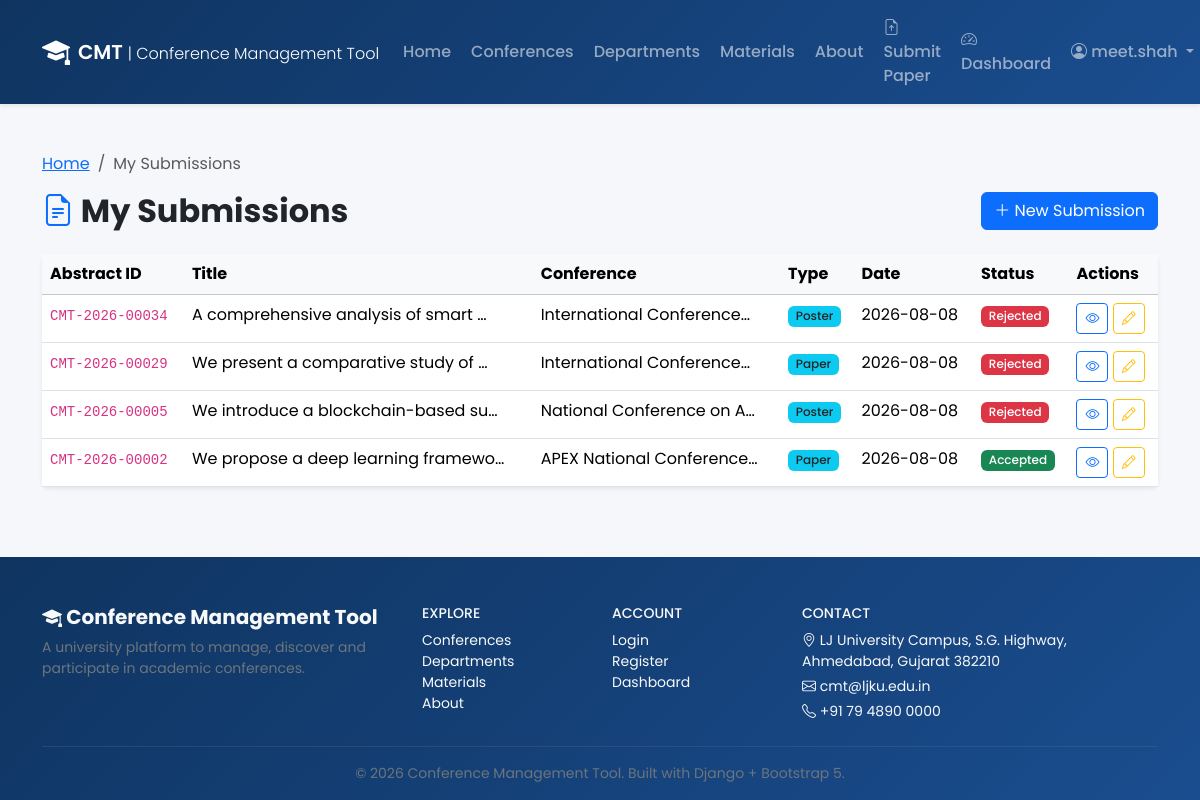
Screenshot of /submissions/ (signed in) with the database file from the repository.
### submissions/models.py (models this page shows, shortened)
class Submission(models.Model):
    class Status(models.TextChoices):
        SUBMITTED = 'SUBMITTED', 'Submitted'
        UNDER_REVIEW = 'UNDER_REVIEW', 'Under Review'
        ACCEPTED = 'ACCEPTED', 'Accepted'
        REJECTED = 'REJECTED', 'Rejected'
        REVISION_REQUIRED = 'REVISION_REQUIRED', 'Revision Required'
        CAMERA_READY = 'CAMERA_READY', 'Camera Ready'
    class PresentationType(models.TextChoices):
        PAPER = 'PAPER', 'Paper'
        POSTER = 'POSTER', 'Poster'
    abstract_id = models.CharField(max_length=20, unique=True, blank=True)
    author = models.ForeignKey(User, on_delete=models.CASCADE, related_name='submissions')
    conference = models.ForeignKey(
        'conferences.Conference',
        on_delete=models.CASCADE,
        related_name='submissions',
    )
    title = models.CharField(max_length=300)
    abstract_text = models.TextField()
    keywords = models.CharField(max_length=300, blank=True)
    presentation_type = models.CharField(
        max_length=10, choices=PresentationType.choices, default=PresentationType.PAPER
    )
    paper_file = models.FileField(upload_to='papers/', blank=True, null=True)
    poster_file = models.FileField(upload_to='posters/', blank=True, null=True)
    status = models.CharField(max_length=20, choices=Status.choices, default=Status.SUBMITTED)
    remarks = models.TextField(blank=True)
    submitted_at = models.DateTimeField(auto_now_add=True)
    updated_at = models.DateTimeField(auto_now=True)
    objects = SubmissionQuerySet.as_manager()
    class Meta:
        ordering = ['-submitted_at']
    @property
    def status_badge_class(self):
        mapping = {
            self.Status.SUBMITTED: 'bg-info text-dark',
            self.Status.UNDER_REVIEW: 'bg-warning text-dark',
            self.Status.ACCEPTED: 'bg-success',
            self.Status.REJECTED: 'bg-danger',
            self.Status.REVISION_REQUIRED: 'bg-warning text-dark',
            self.Status.CAMERA_READY: 'bg-primary',
        }
        return mapping.get(self.status, 'bg-secondary')

### conferences/models.py (models this page shows, shortened)
class Conference(models.Model):
    class Status(models.TextChoices):
        PAST = 'PAST', 'Past'
        CURRENT = 'CURRENT', 'Current'
        UPCOMING = 'UPCOMING', 'Upcoming'
    title = models.CharField(max_length=300)
    code = models.CharField(max_length=30, unique=True, blank=True, help_text='Auto-generated conference code, e.g. CMT-2026-CSE-001')
    description = models.TextField()
    department = models.ForeignKey(
        Department,
        on_delete=models.SET_NULL,
        null=True,
        blank=True,
        related_name='conferences',
    )
    start_date = models.DateField()
    end_date = models.DateField()
    venue = models.CharField(max_length=300)
    organizer = models.CharField(max_length=200, blank=True)
    contact_email = models.EmailField(blank=True)
    contact_phone = models.CharField(max_length=20, blank=True)
    registration_deadline = models.DateField(null=True, blank=True)
    abstract_deadline = models.DateField(null=True, blank=True)
    paper_deadline = models.DateField(null=True, blank=True)
    registration_fee = models.DecimalField(max_digits=10, decimal_places=2, default=0)
    banner = models.ImageField(upload_to='banners/', blank=True, null=True)
    is_published = models.BooleanField(default=True)
    created_at = models.DateTimeField(auto_now_add=True)
    updated_at = models.DateTimeField(auto_now=True)
    class Meta:
        ordering = ['-start_date']

### submissions/views.py (the view)
# urls.py: path('', views.my_submissions, name='my_submissions'),
@login_required
def my_submissions(request):
    qs = Submission.objects.filter(author=request.user)
    return render(request, 'submissions/my_submissions.html', {'submissions': qs})

### accounts/context_processors.py (called while the page is built)
def profile_context(request):
    profile = None
    if request.user.is_authenticated:
        try:
            profile = request.user.profile
        except Profile.DoesNotExist:
            profile = None
    return {'user_profile': profile}

### templates/submissions/my_submissions.html (shortened to what this page needs)
{% extends 'base.html' %}
{% block content %}
<div class="container py-5">
    <nav aria-label="breadcrumb" class="mb-3">
        <ol class="breadcrumb">
            <li class="breadcrumb-item"><a href="{% url 'home' %}">Home</a></li>
            <li class="breadcrumb-item active">My Submissions</li>
        </ol>
    </nav>
    <div class="d-flex justify-content-between align-items-center mb-4">
        <h2 class="fw-bold mb-0"><i class="bi bi-file-earmark-text text-primary"></i> My Submissions</h2>
        <a href="{% url 'submission_create' %}" class="btn btn-primary"><i class="bi bi-plus-lg"></i> New Submission</a>
    </div>
    <div class="card border-0 shadow-sm">
        <div class="card-body p-0">
            <div class="table-responsive">
                <table class="table table-hover mb-0">
                    <thead class="table-light"><tr><th>Abstract ID</th><th>Title</th><th>Conference</th><th>Type</th><th>Date</th><th>Status</th><th>Actions</th></tr></thead>
                    <tbody>
                    {% for s in submissions %}
                    <tr>
                        <td><code>{{ s.abstract_id }}</code></td>
                        <td>{{ s.title|truncatechars:35 }}</td>
                        <td>{{ s.conference.title|truncatechars:25 }}</td>
                        <td><span class="badge bg-info text-dark">{{ s.get_presentation_type_display }}</span></td>
                        <td>{{ s.submitted_at|date:"Y-m-d" }}</td>
                        <td><span class="badge {{ s.status_badge_class }}">{{ s.get_status_display }}</span></td>
                        <td>
                            <a href="{% url 'submission_detail' pk=s.pk %}" class="btn btn-sm btn-outline-primary" title="View"><i class="bi bi-eye"></i></a>
                            <a href="{% url 'submission_update' pk=s.pk %}" class="btn btn-sm btn-outline-warning" title="Edit"><i class="bi bi-pencil"></i></a>
                        </td>
                    </tr>
                    {% empty %}
                    <tr><td colspan="7" class="text-center text-muted py-4"><i class="bi bi-inbox fs-2 d-block mb-2"></i>No submissions yet. <a href="{% url 'submission_create' %}">Create one</a>.</td></tr>
                    {% endfor %}
                    </tbody>
                </table>
            </div>
        </div>
    </div>
</div>
{% endblock %}

### templates/base.html (shortened to what this page needs)
{% load static %}
<!DOCTYPE html>
<html lang="en">
<head>
    <link href="https://cdn.jsdelivr.net/npm/bootstrap@5.3.3/dist/css/bootstrap.min.css" rel="stylesheet">
    <link href="https://cdn.jsdelivr.net/npm/bootstrap-icons@1.11.3/font/bootstrap-icons.min.css" rel="stylesheet">
    <link href="{% static 'css/style.css' %}" rel="stylesheet">
</head>
<body class="d-flex flex-column min-vh-100">
{% block navbar %}
<nav class="navbar navbar-expand-lg navbar-dark cmt-navbar shadow-sm sticky-top">
    <div class="container">
        <a class="navbar-brand fw-semibold d-flex align-items-center gap-2" href="{% url 'home' %}">
            <i class="bi bi-mortarboard-fill fs-3"></i>
            <span>CMT <small class="fw-light fs-6">| Conference Management Tool</small></span>
        </a>
        <div class="collapse navbar-collapse" id="navMain">
            <ul class="navbar-nav ms-auto align-items-lg-center gap-lg-1">
                <li class="nav-item"><a class="nav-link" href="{% url 'home' %}">Home</a></li>
                <li class="nav-item"><a class="nav-link" href="{% url 'conference_list' %}">Conferences</a></li>
                <li class="nav-item"><a class="nav-link" href="{% url 'department_list' %}">Departments</a></li>
                <li class="nav-item"><a class="nav-link" href="{% url 'materials_list' %}">Materials</a></li>
                <li class="nav-item"><a class="nav-link" href="{% url 'about' %}">About</a></li>
                {% if user.is_authenticated %}
                    <li class="nav-item"><a class="nav-link" href="{% url 'submission_create' %}"><i class="bi bi-file-earmark-arrow-up"></i> Submit Paper</a></li>
                    <li class="nav-item"><a class="nav-link" href="{% url 'dashboard_redirect' %}"><i class="bi bi-speedometer2"></i> Dashboard</a></li>
                    <li class="nav-item dropdown">
                        <a class="nav-link dropdown-toggle" data-bs-toggle="dropdown" href="#">
                            <i class="bi bi-person-circle"></i> {{ user.username }}
                        </a>
                    </li>
                {% else %}
                    <li class="nav-item"><a class="nav-link" href="{% url 'login' %}">Login</a></li>
                    <li class="nav-item"><a class="btn btn-light btn-sm ms-lg-2 text-primary fw-semibold" href="{% url 'register' %}">Register</a></li>
                {% endif %}
            </ul>
        </div>
    </div>
</nav>
{% endblock %}
<div class="flex-grow-1">
    {% block content %}{% endblock %}
</div>
<footer class="cmt-footer text-light mt-auto pt-5 pb-3">
    <div class="container">
        <div class="row gy-4">
            <div class="col-lg-4">
                <h5 class="fw-bold"><i class="bi bi-mortarboard-fill"></i> Conference Management Tool</h5>
                <p class="small text-secondary mb-0">A university platform to manage, discover and participate in academic conferences.</p>
            </div>
            <div class="col-6 col-lg-2">
                <h6 class="text-uppercase small">Explore</h6>
                <ul class="list-unstyled small">
                    <li><a class="text-light text-decoration-none" href="{% url 'conference_list' %}">Conferences</a></li>
                    <li><a class="text-light text-decoration-none" href="{% url 'department_list' %}">Departments</a></li>
                    <li><a class="text-light text-decoration-none" href="{% url 'materials_list' %}">Materials</a></li>
                    <li><a class="text-light text-decoration-none" href="{% url 'about' %}">About</a></li>
                </ul>
            </div>
            <div class="col-6 col-lg-2">
                <h6 class="text-uppercase small">Account</h6>
                <ul class="list-unstyled small">
                    <li><a class="text-light text-decoration-none" href="{% url 'login' %}">Login</a></li>
                    <li><a class="text-light text-decoration-none" href="{% url 'register' %}">Register</a></li>
                    <li><a class="text-light text-decoration-none" href="{% url 'dashboard_redirect' %}">Dashboard</a></li>
                </ul>
            </div>
            <div class="col-lg-4">
                <h6 class="text-uppercase small">Contact</h6>
                <p class="small mb-1"><i class="bi bi-geo-alt"></i> LJ University Campus, S.G. Highway, Ahmedabad, Gujarat 382210</p>
                <p class="small mb-1"><i class="bi bi-envelope"></i> cmt@ljku.edu.in</p>
                <p class="small mb-0"><i class="bi bi-telephone"></i> +91 79 4890 0000</p>
            </div>
        </div>
        <hr class="border-secondary my-3">
        <p class="small text-secondary text-center mb-0">&copy; {% now "Y" %} Conference Management Tool. Built with Django + Bootstrap 5.</p>
    </div>
</footer>
</body>
</html>

### static/css/style.css (style rules this page uses)
:root { --cmt-primary: #1a4d8f; --cmt-primary-dark: #0f3460; --cmt-accent: #2d6a4f; --cmt-light: #f8f9fa; }
body { font-family: 'Poppins', sans-serif; background-color: #f5f7fa; }
.cmt-navbar { background: linear-gradient(135deg, var(--cmt-primary-dark), var(--cmt-primary)); }
.cmt-navbar .nav-link { font-weight: 500; transition: color 0.2s; }
.cmt-footer { background: linear-gradient(135deg, #0f3460, #1a4d8f); }
.badge { font-weight: 500; }

### rows the page displays
Submission: abstract_id "CMT-2026-00034", title "A comprehensive analysis of smart …", conference "International Conference…", presentation_type "Poster", submitted_at "2026-08-08", status "Rejected"
Submission: abstract_id "CMT-2026-00029", title "We present a comparative study of …", conference "International Conference…", presentation_type "Paper", submitted_at "2026-08-08", status "Rejected"
Submission: abstract_id "CMT-2026-00005", title "We introduce a blockchain-based su…", conference "National Conference on A…", presentation_type "Poster", submitted_at "2026-08-08", status "Rejected"
Submission: abstract_id "CMT-2026-00002", title "We propose a deep learning framewo…", conference "APEX National Conference…", presentation_type "Paper", submitted_at "2026-08-08", status "Accepted"

### other values shown
{{ user.username }} "meet.shah"
